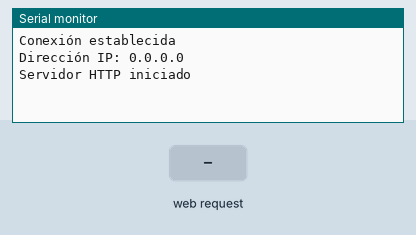
A program run on a simulated ESP8266 (NodeMCU). On the bench: the last lines printed to the serial monitor. The test bench sets the inputs (shaded band). WiFi joins after 1.5 s; servers stay silent unless stated.

Above: at 1.2 s.
1.3 s: HTTP request GET /humedad received
At 2.2 s:
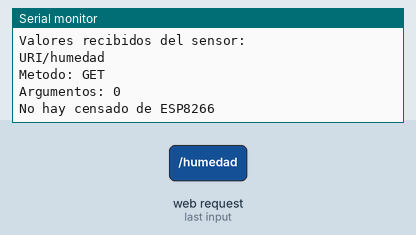
2.8 s: HTTP request GET /humedad?sensor=1 received
At 4.0 s:
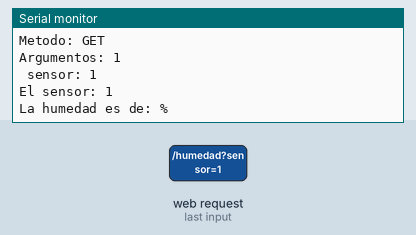
4.3 s: HTTP request GET /humedad?humedad=1 received
At 5.0 s:
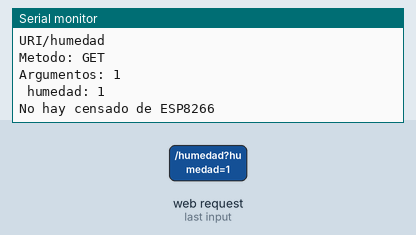

Measured:
- after the input at 1.3 s, the serial monitor: prints a new line at once (image 1)
- after the input at 2.8 s, the serial monitor: prints a new line at once (image 2)
- after the input at 4.3 s, the serial monitor: prints a new line at once (image 3)

The program:

main.cpp
```cpp
#include <ESP8266WiFi.h>
#include <ESP8266WiFiMulti.h>
#include <ESP8266mDNS.h>
#include <ESP8266WebServer.h>

ESP8266WebServer server(80);
const char* miRed = "ESP8266";
const char* miContrasena = "hola";
const uint32_t TiempoEsperaWifi = 5000;
void mensajeBase(){
  server.send(200, "text/plain","Hola desde el ESP");
}

void mensajeHumedad(){
String mensaje = "Valores recibidos del sensor:\n\n";
mensaje += "URI";
mensaje += server.uri();
mensaje += "\nMetodo: ";
mensaje += (server.method() == HTTP_GET) ? "GET" : "POST";
mensaje += "\nArgumentos: ";
mensaje += server.args();
mensaje += "\n";

for(int i = 0; i < server.args(); i++){
  mensaje += " " + server.argName(i) + ": " + server.arg(i) + "\n";
}

mensaje += "\n";

if(server.hasArg("sensor")){
  mensaje += "El sensor: " + server.arg("sensor");
  mensaje += "\nLa humedad es de: " + server.arg("humedad") + "%";
}else{
  mensaje += "No hay censado de ESP8266";
}
Serial.println(mensaje);
server.send(200, "text/plain", mensaje);
}

void setup() {
  Serial.begin(9600);
  const char * ssid = "Telecentro-bed";
  const char * password = "UY7NC49H9HRG";
  WiFi.begin(ssid, password);
  int intento = 0;
  while (WiFi.status() != WL_CONNECTED && intento > 5) { // Espera a que se establezca la conexión
    delay(1000);
    Serial.print(".");
    Serial.println(intento);
    intento++;
  }
  if(intento == 5){
    WiFi.mode(WIFI_AP);
    WiFi.softAP(miRed,miContrasena);
  }
  Serial.println("");
  Serial.println("Conexión establecida");
  Serial.print("Dirección IP: ");
  Serial.println(WiFi.localIP());

  if(!MDNS.begin("central")){
    Serial.println("Error configurando mDNS!");
    while(1){
      delay(1000);
    }
  }

  MDNS.addService("http","tcp",80);

  server.on("/", mensajeBase);
  server.on("/humedad", mensajeHumedad);
  server.begin();
  Serial.println("Servidor HTTP iniciado");
}

void loop() {
  server.handleClient();
  MDNS.update();
}
```
